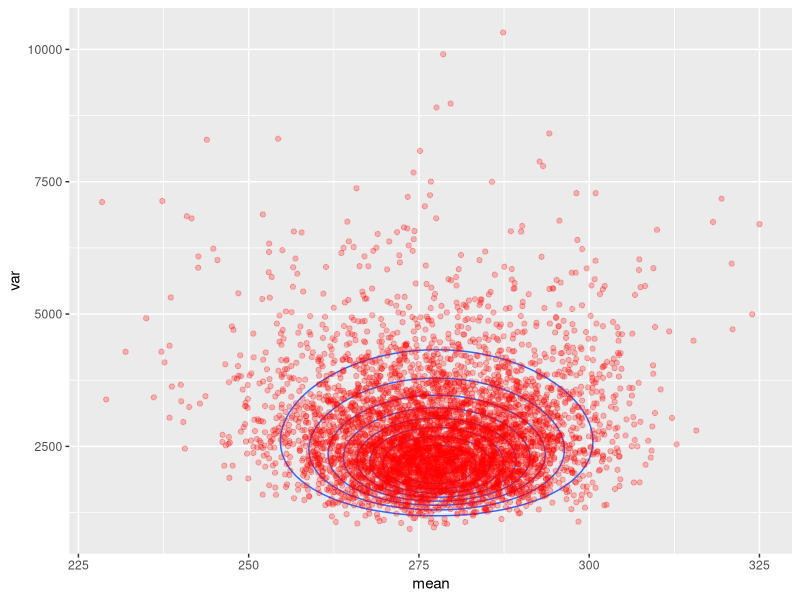
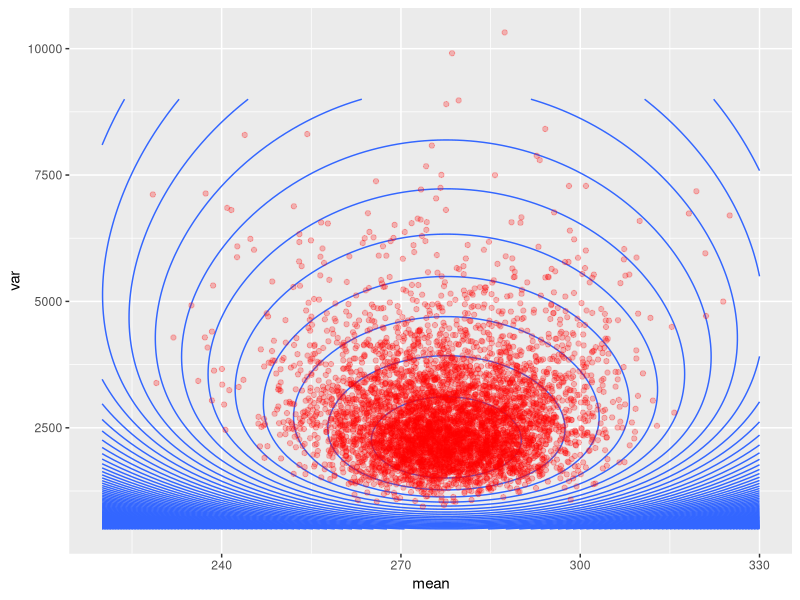

Recreate these plots in R, in order.

command.arguments <- commandArgs(trailingOnly = TRUE);
output.directory  <- command.arguments[1];

####################################################################################################
setwd(output.directory);
library(LearnBayes);
library(ggplot2);
library(scales);

### SECTION 4.2 ####################################################################################

### Fig. 4.1, p.65
data(marathontimes);
str(marathontimes);
names(marathontimes);
ls();

grid.size    <- 1e-2;
gridpts.mean <- 220 + ( 330 - 220) * seq(0,1,grid.size);
gridpts.var  <- 500 + (9000 - 500) * seq(0,1,grid.size);

n    <- nrow(marathontimes);
y    <- marathontimes[,'time'];
ybar <- mean(y);
S    <- sum((y-ybar)^2);

f <- function(x) {
	mu     <- x[1];
	sigma2 <- x[2];
	return( exp(-(S+n*(mu-ybar)^2)/2/sigma2) / (sigma2^(1+n/2)) );
	}

f(x = c(220,500));

DF.temp <- expand.grid(x = gridpts.mean, y = gridpts.var);
colnames(DF.temp) <- c('mean','var');
DF.temp <- cbind(
	DF.temp,
	density = apply(X = as.matrix(DF.temp), MARGIN = 1, FUN = function(x) {return(f(x));})
	);
DF.temp[,'density'] <- DF.temp[,'density'] /sum(DF.temp[,'density']);
DF.temp[,'log.density'] <- log(DF.temp[,'density']);
str(DF.temp);
summary(DF.temp);

sigma2.sample <- S / rchisq(5000,n-1);
mu.sample     <- rnorm(length(sigma2.sample),mean=ybar,sd=sqrt(sigma2.sample)/sqrt(n));
DF.points <- data.frame(mean = mu.sample, var  = sigma2.sample);
str(DF.points);
summary(DF.points);

quantile(mu.sample,c(0.025,0.975));

quantile(sqrt(sigma2.sample),c(0.025,0.975));

png("Fig4-1_contour-posterior-density.png");
v <- ggplot(data = NULL);
v <- v + stat_contour(data = DF.temp,aes(x = mean, y = var, z = density));
v <- v + geom_point(data = DF.points, aes(x = mean, y = var), colour = alpha("red", 0.25));
v;
dev.off();

png("Fig4-1_contour-log-posterior-density.png");
v <- ggplot(data = NULL);
v <- v + stat_contour(data = DF.temp, aes(x = mean, y = var, z = log.density), binwidth = 1);
v <- v + geom_point(data = DF.points, aes(x = mean, y = var), colour = alpha("red", 0.25));
v;
dev.off();
